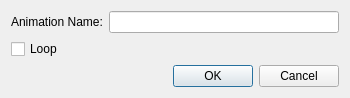
<?xml version="1.0" encoding="UTF-8"?>
<ui version="4.0">
 <class>AnimationEditor</class>
 <widget class="QDialog" name="AnimationEditor">
  <property name="windowModality">
   <enum>Qt::ApplicationModal</enum>
  </property>
  <property name="geometry">
   <rect>
    <x>0</x>
    <y>0</y>
    <width>350</width>
    <height>92</height>
   </rect>
  </property>
  <property name="sizePolicy">
   <sizepolicy hsizetype="Fixed" vsizetype="Fixed">
    <horstretch>0</horstretch>
    <verstretch>0</verstretch>
   </sizepolicy>
  </property>
  <property name="minimumSize">
   <size>
    <width>350</width>
    <height>0</height>
   </size>
  </property>
  <property name="maximumSize">
   <size>
    <width>350</width>
    <height>16777215</height>
   </size>
  </property>
  <property name="windowTitle">
   <string>Edit Animation</string>
  </property>
  <layout class="QVBoxLayout" name="verticalLayout_2">
   <item>
    <layout class="QHBoxLayout" name="horizontalLayout">
     <item>
      <widget class="QLabel" name="label">
       <property name="text">
        <string>Animation Name:</string>
       </property>
      </widget>
     </item>
     <item>
      <widget class="QLineEdit" name="animationNameInput"/>
     </item>
    </layout>
   </item>
   <item>
    <widget class="QCheckBox" name="loopSelector">
     <property name="text">
      <string>Loop</string>
     </property>
    </widget>
   </item>
   <item>
    <widget class="QDialogButtonBox" name="buttonBox">
     <property name="orientation">
      <enum>Qt::Horizontal</enum>
     </property>
     <property name="standardButtons">
      <set>QDialogButtonBox::Cancel|QDialogButtonBox::Ok</set>
     </property>
    </widget>
   </item>
  </layout>
 </widget>
 <resources/>
 <connections>
  <connection>
   <sender>buttonBox</sender>
   <signal>accepted()</signal>
   <receiver>AnimationEditor</receiver>
   <slot>accept()</slot>
   <hints>
    <hint type="sourcelabel">
     <x>248</x>
     <y>254</y>
    </hint>
    <hint type="destinationlabel">
     <x>157</x>
     <y>274</y>
    </hint>
   </hints>
  </connection>
  <connection>
   <sender>buttonBox</sender>
   <signal>rejected()</signal>
   <receiver>AnimationEditor</receiver>
   <slot>reject()</slot>
   <hints>
    <hint type="sourcelabel">
     <x>316</x>
     <y>260</y>
    </hint>
    <hint type="destinationlabel">
     <x>286</x>
     <y>274</y>
    </hint>
   </hints>
  </connection>
 </connections>
</ui>
